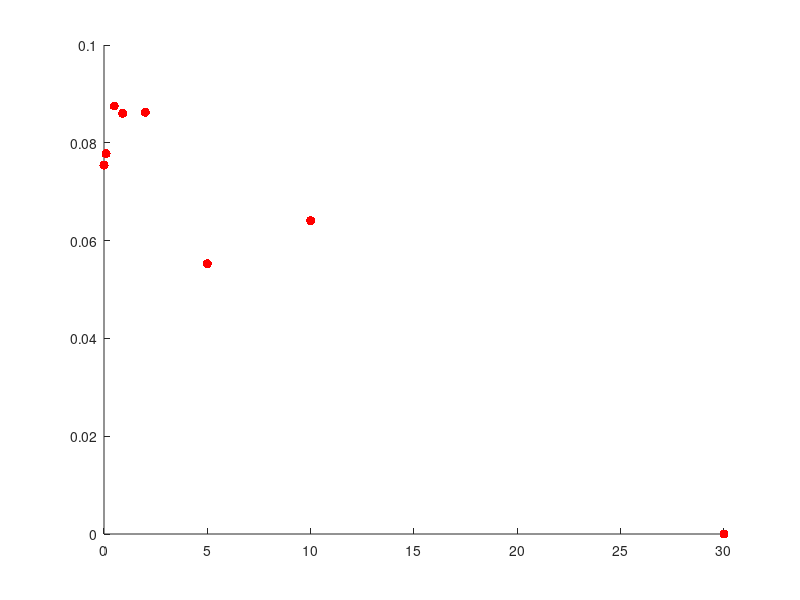
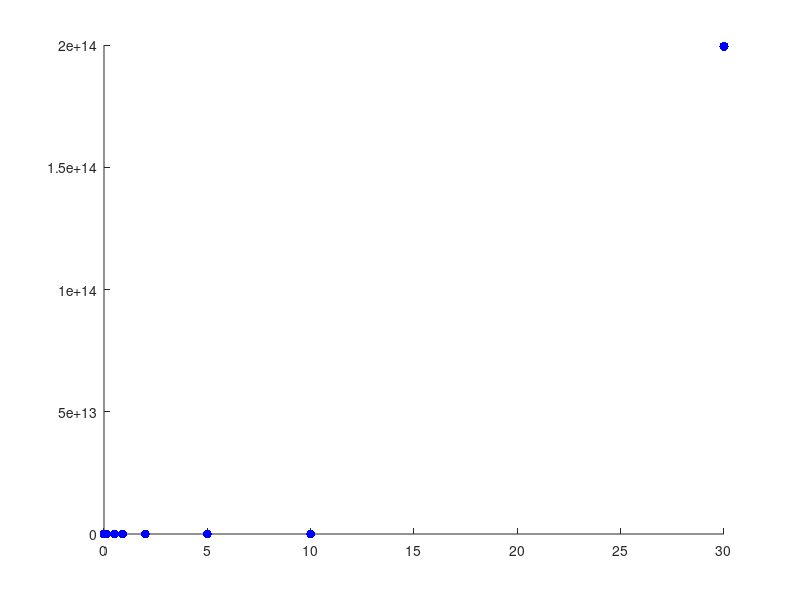

Reproduce these figures in MATLAB, in order.
alpha_list = [0,0.1,0.5,0.9,2,5,10,30];

x_1 =[0.075436474407269;0.030879999400038;0.128146828501638;0.134822135665519];
x_2 =[0.077758272952741;0.032458553133988;0.130697448551664;0.125747272951779];
x_3 =[0.087516457625788;0.040029920976307;0.146480343555331;0.069198740712677];
x_4 =[0.086028803760751;0.028717622264724;0.158614253847105;0.047543265669946];
x_5 =[0.086258701581308;0.000936430127758;0.159079081694879;0.073888883906183];
x_6 =[0.055263509439433;0.005942745751187;0.105519223554025;24.031977553971583];
x_7 =[1.0e+02*0.000640826016846;1.0e+02*0.000001341562214;1.0e+02*0.001490957745976;1.0e+02*3.954756414679382];
x_8 =[1.0e+14*0.000000000000000;1.0e+14*0.000000000000000;1.0e+14*0.000000000000001;1.0e+14*1.994926110842431];
%x_9 =[1.0e+10*0.000000000005229;1.0e+10*0.000000000000030;1.0e+10*0.000000000010717;1.0e+10*6.151504313711976];  
%x_10=[1.0e+15*0.000000000000000;1.0e+15*0.000000000000000;1.0e+15*0.000000000000000;1.0e+15*1.868803874947556];  
%x_11=[1.0e+05*0.000000482259077;1.0e+05*0.000000018586085;1.0e+05*0.000001392000211;1.0e+05*1.781540194316280];  
%x_12=[1.0e+08*0.000000000370876;1.0e+08*0.000000000017460;1.0e+08*0.000000000837033;1.0e+08*4.124921662087274]; 
%x_13=[1.0e+17*0.000000000000000;1.0e+17*0.000000000000000;1.0e+17*0.000000000000000;1.0e+17*1.962538202394603];    
%x_14=[0.035540316470357;0.002104121370290;0.086761211569077;19.156304382027468]; 
%x_15=[1.0e+04*0.000004553543187;1.0e+04*0.000000001520363;1.0e+04*0.000014862828473;1.0e+04*1.877880470447565]; 
%x_16=[1.0e+03*0.000052635343469;1.0e+03*0.000001199564801;1.0e+03*0.000144143295091;1.0e+03*8.666946696408266];

x_list = [x_1,x_2,x_3,x_4,x_5,x_6,x_7,x_8];



parameters = numel(alpha_list);

figure(1)
for i = 1 : parameters
    hold on
    x = x_list(:,i);
    ave = x(1);
    alpha = alpha_list(i);
    plot(alpha, ave, 'r.', 'MarkerSize',20)
    drawnow;
end


figure(2)
for i = 1 : parameters
    hold on
    x = x_list(:,i);
    torque = x(4);
    alpha = alpha_list(i);
    plot(alpha, torque, 'b.', 'MarkerSize',20)
    drawnow;
end
